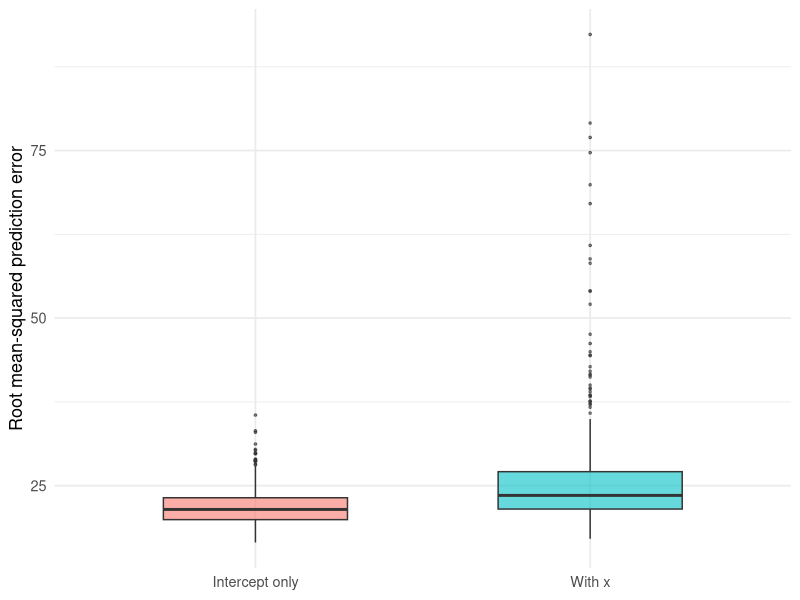

Generate this figure with R:
## ---- chunk 1
knitr::opts_chunk$set(
  message = FALSE,
  warning = FALSE,
  fig.align = "center",
  fig.width = 7,
  fig.height = 4
)
## ---- chunk 2
library(tidyverse)
## ---- chunk 3
params <- list(
  n_sim   = 500,   # Monte-Carlo repetitions
  n_train = 5,     # small ⇒ noisy slope
  n_test  = 100,   # test sample size
  beta0   = 0,
  beta1   = 2,
  sigma   = 20,
  seed    = 123
)
## ---- chunk 4
simulate_rmse <- function(n_sim, n_train, n_test, beta0, beta1, sigma) {
  rmse_full <- numeric(n_sim)
  rmse_null <- numeric(n_sim)
  b1_hat    <- numeric(n_sim)
  se_b1     <- numeric(n_sim)

  for (s in seq_len(n_sim)) {
    ## Generate training data
    x_train <- rnorm(n_train)
    y_train <- beta0 + beta1 * x_train + rnorm(n_train, 0, sigma)

    ## Independent test data
    x_test  <- rnorm(n_test)
    y_test  <- beta0 + beta1 * x_test + rnorm(n_test, 0, sigma)

    ## Fit the two models
    fit_full <- lm(y_train ~ x_train)
    fit_null <- lm(y_train ~ 1)

    ## Store coefficient and s.e.
    b1_hat[s] <- coef(fit_full)["x_train"]
    se_b1[s]  <- summary(fit_full)$coefficients["x_train", "Std. Error"]

    ## Predict and compute RMSE
    pred_full <- predict(fit_full, newdata = data.frame(x_train = x_test))
    pred_null <- predict(fit_null, newdata = data.frame(x_train = x_test))

    rmse_full[s] <- sqrt(mean((pred_full - y_test)^2))
    rmse_null[s] <- sqrt(mean((pred_null - y_test)^2))
  }

  list(
    rmse    = tibble(model = rep(c("With x", "Intercept only"), each = n_sim),
                     rmse  = c(rmse_full, rmse_null)),
    coef_df = tibble(b1_hat = b1_hat, se_b1 = se_b1)
  )
}

set.seed(params$seed)
mc <- simulate_rmse(
  n_sim   = params$n_sim,
  n_train = params$n_train,
  n_test  = params$n_test,
  beta0   = params$beta0,
  beta1   = params$beta1,
  sigma   = params$sigma
)
## ---- chunk 5
mc$coef_df %>%
  summarise(
    `Mean(β̂₁)`     = mean(b1_hat),
    `SD(β̂₁)`       = sd(b1_hat),
    `Mean se(β̂₁)`  = mean(se_b1)
  ) %>%
  knitr::kable(digits = 3, caption = "Empirical distribution of the slope estimate and its standard error")
## ---- chunk 6
mc$rmse %>%
  group_by(model) %>%
  summarise(
    `Mean RMSE` = mean(rmse),
    `SD RMSE`   = sd(rmse)
  ) %>%
  knitr::kable(digits = 2, caption = paste0("Out-of-sample RMSE across ", params$n_sim, " replications"))
## ---- chunk 7
mc$rmse %>%
  ggplot(aes(x = model, y = rmse, fill = model)) +
  geom_boxplot(width = 0.55, alpha = 0.6, outlier.size = 0.6) +
  labs(x = NULL, y = "Root mean-squared prediction error") +
  theme_minimal(base_size = 13) +
  theme(legend.position = "none")
